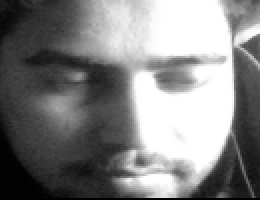
#> input picture datasets/krishna deva/1.png, 130 x 100 px, given in place of the camera (shown 2 times larger)
$ python CreateDB.py
#> lines starting #> are read from the running program, lines starting #| are printed output that depends on the picture; after the words box and inside, x2 and y2 are one past the last pixel; in counts of white or black regions, pixels touching at a corner belong together
# -*- coding: utf-8 -*-
"""
Created on Sun Mar 17 10:48:58 2019

@author: Krishna Deva
"""

#creating database
import cv2, sys, numpy, os
datasets = 'datasets'  #All the faces data will be present this folder
sub_data = 'krishna deva'     #These are sub data sets of folder, for my faces I've used my name

path = os.path.join(datasets, sub_data)
if not os.path.isdir(path):
    os.mkdir(path)
(width, height) = (130, 100)    # defining the size of image


face_cascade = cv2.CascadeClassifier('haarcascade_frontalface_default.xml')
webcam = cv2.VideoCapture(0) #'0' is use for my webcam, if you've any other camera attached use '1' like this

# The program loops until it has 30 images of the face.
count = 1
while count < 30:
    (_, im) = webcam.read()
#> im is the input picture: shape (100, 130, 3); min 0, max 255, mean 130.3
    gray = cv2.cvtColor(im, cv2.COLOR_BGR2GRAY)
    faces = face_cascade.detectMultiScale(
		gray,
		scaleFactor=1.1,
		minNeighbors=5,
		minSize=(30, 30)
	)
#> faces = [[24, 6, 89, 89]]

    for (x,y,w,h) in faces:
        cv2.rectangle(im,(x,y),(x+w,y+h),(255,0,0),2)
        face = gray[y:y + h, x:x + w]
        face_resize = cv2.resize(face, (width, height))
        cv2.imwrite('%s/%s.png' % (path,count), face_resize)
#> this loop made 1 pass
#> pass 1, `face = gray[y:y + h, x:x + w]`:
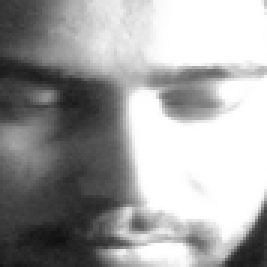
#> face: shape (89, 89) (shown 3 times larger); min 15, max 255, mean 162.2
#> pass 1, `face_resize = cv2.resize(face, (width, height))`:
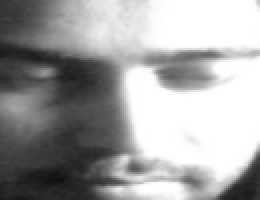
#> face_resize: shape (100, 130) (shown 2 times larger); min 15, max 255, mean 162.1
#> after the loop:
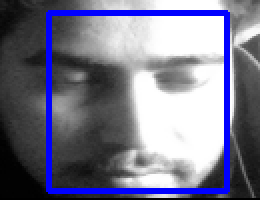
#> im: shape (100, 130, 3) (shown 2 times larger); 8.18% of pixels changed, all inside (x1, y1, x2, y2) = (23, 5, 115, 97)
    count += 1

    cv2.imshow('OpenCV', im)
    key = cv2.waitKey(10)
#> (key Esc is pressed here)
    if key == 27:
        break
